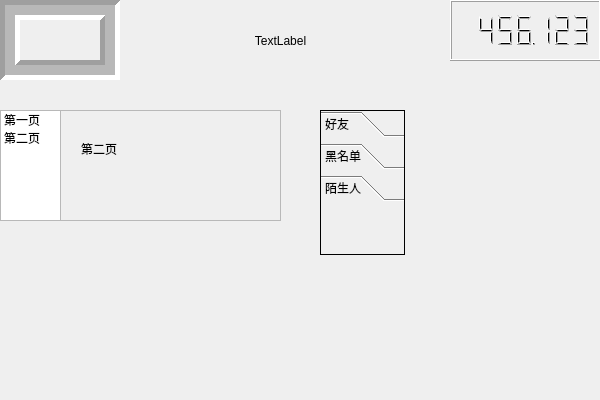
<?xml version="1.0" encoding="UTF-8"?>
<ui version="4.0">
 <class>MyWidgetClass</class>
 <widget class="QWidget" name="MyWidgetClass">
  <property name="geometry">
   <rect>
    <x>0</x>
    <y>0</y>
    <width>600</width>
    <height>400</height>
   </rect>
  </property>
  <property name="windowTitle">
   <string>MyWidget</string>
  </property>
  <widget class="QFrame" name="frame">
   <property name="geometry">
    <rect>
     <x>0</x>
     <y>0</y>
     <width>120</width>
     <height>80</height>
    </rect>
   </property>
   <property name="frameShape">
    <enum>QFrame::Box</enum>
   </property>
   <property name="frameShadow">
    <enum>QFrame::Sunken</enum>
   </property>
   <property name="lineWidth">
    <number>5</number>
   </property>
   <property name="midLineWidth">
    <number>10</number>
   </property>
  </widget>
  <widget class="QLabel" name="label">
   <property name="geometry">
    <rect>
     <x>120</x>
     <y>20</y>
     <width>321</width>
     <height>41</height>
    </rect>
   </property>
   <property name="text">
    <string>TextLabel</string>
   </property>
   <property name="scaledContents">
    <bool>true</bool>
   </property>
   <property name="alignment">
    <set>Qt::AlignCenter</set>
   </property>
   <property name="wordWrap">
    <bool>true</bool>
   </property>
  </widget>
  <widget class="QLCDNumber" name="lcdNumber">
   <property name="geometry">
    <rect>
     <x>450</x>
     <y>0</y>
     <width>151</width>
     <height>61</height>
    </rect>
   </property>
   <property name="smallDecimalPoint">
    <bool>true</bool>
   </property>
   <property name="digitCount">
    <number>7</number>
   </property>
   <property name="value" stdset="0">
    <double>456.122999999999990</double>
   </property>
  </widget>
  <widget class="QListWidget" name="listWidget">
   <property name="geometry">
    <rect>
     <x>0</x>
     <y>110</y>
     <width>61</width>
     <height>111</height>
    </rect>
   </property>
   <item>
    <property name="text">
     <string>第一页</string>
    </property>
   </item>
   <item>
    <property name="text">
     <string>第二页</string>
    </property>
   </item>
  </widget>
  <widget class="QStackedWidget" name="stackedWidget">
   <property name="geometry">
    <rect>
     <x>60</x>
     <y>110</y>
     <width>221</width>
     <height>111</height>
    </rect>
   </property>
   <property name="frameShape">
    <enum>QFrame::StyledPanel</enum>
   </property>
   <property name="currentIndex">
    <number>1</number>
   </property>
   <widget class="QWidget" name="page">
    <widget class="QLabel" name="label_2">
     <property name="geometry">
      <rect>
       <x>20</x>
       <y>30</y>
       <width>72</width>
       <height>15</height>
      </rect>
     </property>
     <property name="text">
      <string>第一页</string>
     </property>
    </widget>
   </widget>
   <widget class="QWidget" name="page_2">
    <widget class="QLabel" name="label_3">
     <property name="geometry">
      <rect>
       <x>20</x>
       <y>30</y>
       <width>72</width>
       <height>15</height>
      </rect>
     </property>
     <property name="text">
      <string>第二页</string>
     </property>
    </widget>
   </widget>
  </widget>
  <widget class="QToolBox" name="toolBox">
   <property name="geometry">
    <rect>
     <x>320</x>
     <y>110</y>
     <width>85</width>
     <height>145</height>
    </rect>
   </property>
   <property name="frameShape">
    <enum>QFrame::Box</enum>
   </property>
   <property name="currentIndex">
    <number>2</number>
   </property>
   <widget class="QWidget" name="page_5">
    <attribute name="label">
     <string>好友</string>
    </attribute>
   </widget>
   <widget class="QWidget" name="page_3">
    <property name="geometry">
     <rect>
      <x>0</x>
      <y>0</y>
      <width>83</width>
      <height>53</height>
     </rect>
    </property>
    <attribute name="label">
     <string>黑名单</string>
    </attribute>
   </widget>
   <widget class="QWidget" name="page_4">
    <property name="geometry">
     <rect>
      <x>0</x>
      <y>0</y>
      <width>83</width>
      <height>53</height>
     </rect>
    </property>
    <attribute name="label">
     <string>陌生人</string>
    </attribute>
   </widget>
  </widget>
 </widget>
 <layoutdefault spacing="6" margin="11"/>
 <resources>
  <include location="MyWidget.qrc"/>
 </resources>
 <connections>
  <connection>
   <sender>listWidget</sender>
   <signal>currentRowChanged(int)</signal>
   <receiver>stackedWidget</receiver>
   <slot>setCurrentIndex(int)</slot>
   <hints>
    <hint type="sourcelabel">
     <x>127</x>
     <y>205</y>
    </hint>
    <hint type="destinationlabel">
     <x>359</x>
     <y>199</y>
    </hint>
   </hints>
  </connection>
 </connections>
</ui>
